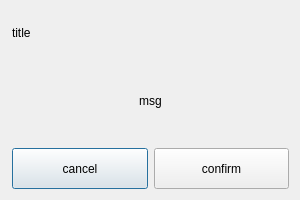
<?xml version="1.0" encoding="UTF-8"?>
<ui version="4.0">
 <class>dialog_normal</class>
 <widget class="QDialog" name="dialog_normal">
  <property name="geometry">
   <rect>
    <x>0</x>
    <y>0</y>
    <width>300</width>
    <height>200</height>
   </rect>
  </property>
  <property name="windowTitle">
   <string>Dialog</string>
  </property>
  <widget class="QWidget" name="verticalLayoutWidget">
   <property name="geometry">
    <rect>
     <x>0</x>
     <y>0</y>
     <width>301</width>
     <height>201</height>
    </rect>
   </property>
   <layout class="QVBoxLayout" name="verticalLayout" stretch="1,2,1">
    <property name="leftMargin">
     <number>12</number>
    </property>
    <property name="topMargin">
     <number>12</number>
    </property>
    <property name="rightMargin">
     <number>12</number>
    </property>
    <property name="bottomMargin">
     <number>12</number>
    </property>
    <item>
     <widget class="QLabel" name="lb_dialog_title">
      <property name="text">
       <string>title</string>
      </property>
     </widget>
    </item>
    <item>
     <widget class="QLabel" name="lb_dialog_msg">
      <property name="text">
       <string>msg</string>
      </property>
      <property name="alignment">
       <set>Qt::AlignCenter</set>
      </property>
     </widget>
    </item>
    <item>
     <layout class="QHBoxLayout" name="horizontalLayout">
      <item>
       <widget class="QPushButton" name="btn_dialog_cancel">
        <property name="sizePolicy">
         <sizepolicy hsizetype="Expanding" vsizetype="Expanding">
          <horstretch>0</horstretch>
          <verstretch>0</verstretch>
         </sizepolicy>
        </property>
        <property name="text">
         <string>cancel</string>
        </property>
       </widget>
      </item>
      <item>
       <widget class="QPushButton" name="btn_dialog_confirm">
        <property name="sizePolicy">
         <sizepolicy hsizetype="Expanding" vsizetype="Expanding">
          <horstretch>0</horstretch>
          <verstretch>0</verstretch>
         </sizepolicy>
        </property>
        <property name="text">
         <string>confirm</string>
        </property>
       </widget>
      </item>
     </layout>
    </item>
   </layout>
  </widget>
 </widget>
 <resources/>
 <connections/>
</ui>
